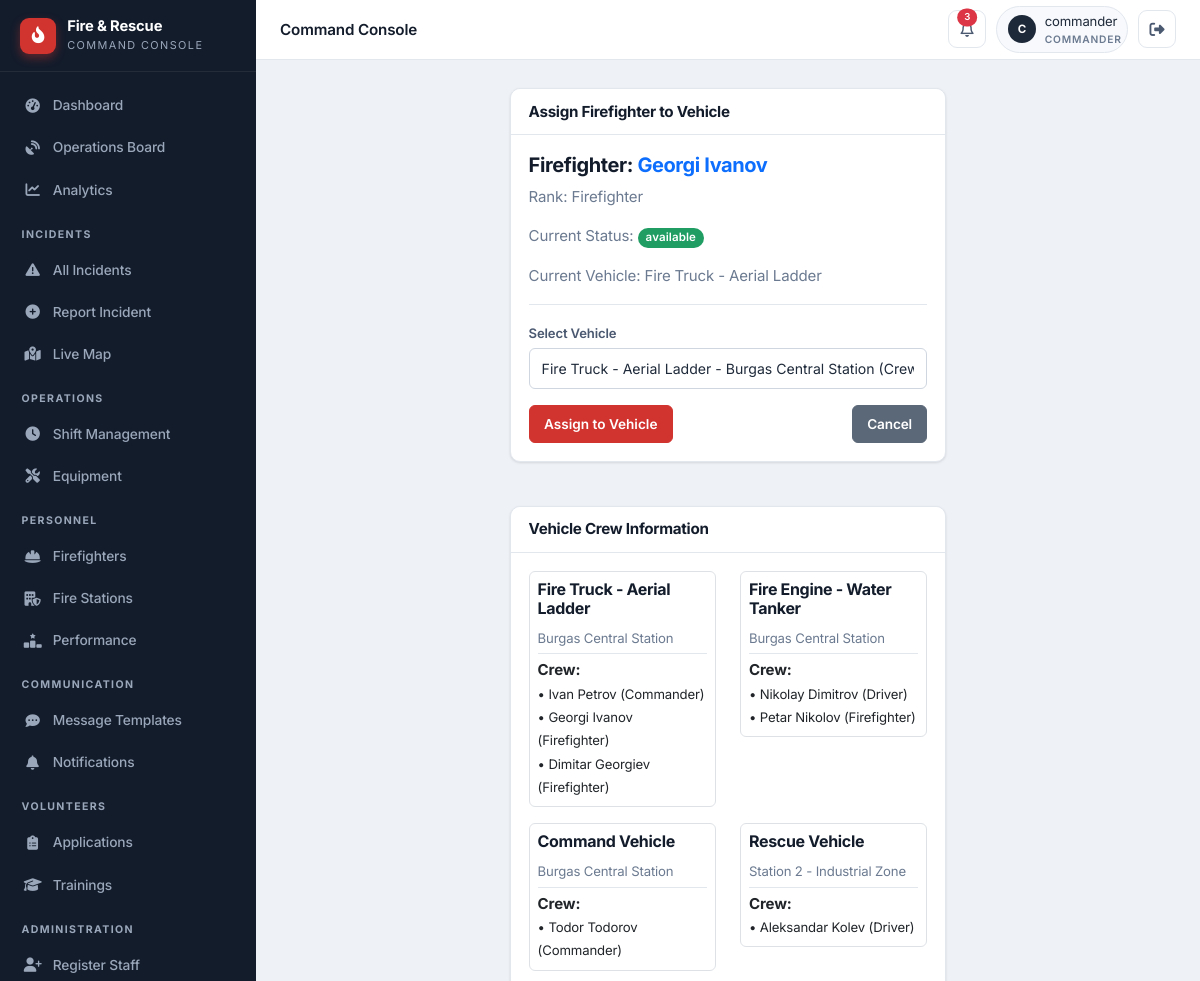
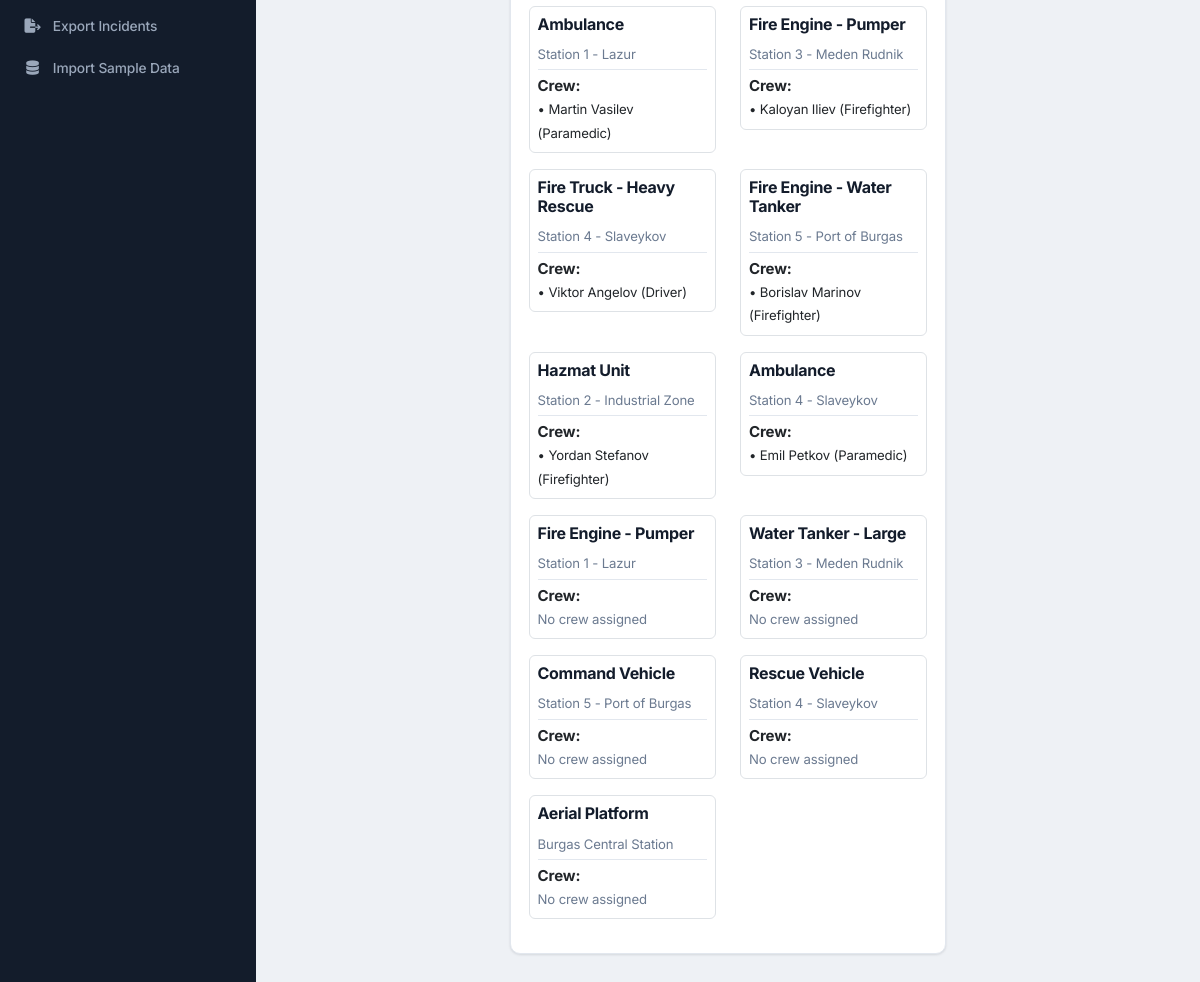
Page /staff/firefighter/2/assign (signed in) on the committed database (2 pictures, top to bottom).
### app/models/firefighter.py (models this page shows)
class Firefighter(db.Model):
    id = db.Column(db.Integer, primary_key=True)
    name = db.Column(db.String(100), nullable=False)
    rank = db.Column(db.String(50))
    status = db.Column(db.String(20), default='available')
    vehicle_id = db.Column(db.Integer, db.ForeignKey('vehicle.id'), nullable=True)
    station_id = db.Column(db.Integer, db.ForeignKey('fire_station.id'), nullable=True)
    user_id = db.Column(db.Integer, db.ForeignKey('user_model.id'), nullable=True, unique=True)
    user = db.relationship('UserModel', foreign_keys=[user_id], backref='firefighter_profile')
    employee_id = db.Column(db.String(20), unique=True, nullable=True)
    phone = db.Column(db.String(20), nullable=True)
    hire_date = db.Column(db.DateTime, nullable=True)
    last_active = db.Column(db.DateTime, nullable=True)
    current_shift_id = db.Column(db.Integer, db.ForeignKey('shift.id'), nullable=True)
    current_shift = db.relationship('Shift', foreign_keys=[current_shift_id], back_populates='firefighter')
    shifts = db.relationship('Shift', foreign_keys='Shift.firefighter_id', back_populates='firefighter')

### app/models/vehicle.py (models this page shows)
class Vehicle(db.Model):
    id = db.Column(db.Integer, primary_key=True)
    type = db.Column(db.String(50))
    location = db.Column(db.String(200))
    latitude = db.Column(db.Float, nullable=True)
    longitude = db.Column(db.Float, nullable=True)
    last_updated = db.Column(db.DateTime, default=datetime.datetime.utcnow, onupdate=datetime.datetime.utcnow)
    speed = db.Column(db.Float, nullable=True)
    heading = db.Column(db.Integer, nullable=True)
    status = db.Column(db.String(20), default='station')
    station_id = db.Column(db.Integer, db.ForeignKey('fire_station.id'), nullable=True)
    current_incident_id = db.Column(db.Integer, db.ForeignKey('incident.id'), nullable=True)
    route_polyline = db.Column(db.Text, nullable=True)      # JSON list of [lat, lng] along the road
    route_started_at = db.Column(db.DateTime, nullable=True)  # when the vehicle began driving
    route_total_seconds = db.Column(db.Float, nullable=True)  # animation duration (sped up for demo)
    route_real_seconds = db.Column(db.Float, nullable=True)   # real OSRM driving time, for ETA display
    route_distance_m = db.Column(db.Float, nullable=True)     # real route distance in meters
    route_dest_lat = db.Column(db.Float, nullable=True)
    route_dest_lng = db.Column(db.Float, nullable=True)
    current_incident = db.relationship('Incident', foreign_keys=[current_incident_id])
    firefighters = db.relationship('Firefighter', backref='assigned_vehicle', lazy=True)

### app/routes/firefighters.py (the view, shortened to what this page needs)
@firefighters_bp.route('/staff/firefighter/<int:firefighter_id>/assign', methods=['GET', 'POST'])
@login_required
@role_required('commander', 'dispatcher')
def assign_firefighter(firefighter_id):
    firefighter = Firefighter.query.get_or_404(firefighter_id)
    vehicles = Vehicle.query.all()
    return render_template('staff/personnel/assign_firefighter.html',
                           firefighter=firefighter,
                           vehicles=vehicles)

### app/utils.py (called while the page is built)
def login_required(f):
    @wraps(f)
    def decorated_function(*args, **kwargs):
        if not session.get('logged_in'):
            flash('Please login to access the staff portal.', 'warning')
            return redirect(url_for('auth.staff_login'))
        return f(*args, **kwargs)
    return decorated_function

def role_required(*roles):
    def decorator(f):
        @wraps(f)
        def decorated_function(*args, **kwargs):
            if not session.get('logged_in'):
                flash('Please login to access the staff portal.', 'warning')
                return redirect(url_for('auth.staff_login'))
            if session.get('user_role') not in roles:
                flash('Unauthorized access. This incident has been logged.', 'danger')
                return redirect(url_for('dashboard.staff_dashboard'))
            return f(*args, **kwargs)
        return decorated_function
    return decorator

### app/templates/staff/personnel/assign_firefighter.html (shortened to what this page needs)
{% extends "staff/base.html" %}
{% block content %}
<div class="row"><div class="col-md-6 offset-md-3"><div class="card"><div class="card-header bg-dark text-white"><h4>Assign Firefighter to Vehicle</h4></div><div class="card-body">
    <div class="mb-3"><h5>Firefighter: <span class="text-primary">{{ firefighter.name }}</span></h5><p class="text-muted">Rank: {{ firefighter.rank }}</p><p class="text-muted">Current Status: <span class="badge bg-{% if firefighter.status == 'available' %}success{% elif firefighter.status == 'on_duty' %}primary{% elif firefighter.status == 'vacation' %}warning{% else %}secondary{% endif %}">{{ firefighter.status }}</span></p><p class="text-muted">Current Vehicle: {% if firefighter.assigned_vehicle %}{{ firefighter.assigned_vehicle.type }}{% else %}<span class="text-warning">Not assigned</span>{% endif %}</p></div>
    <hr>
    <form method="POST" action="{{ url_for('personnel.assign_firefighter', firefighter_id=firefighter.id) }}">
        <div class="mb-3"><label class="form-label">Select Vehicle</label><select name="vehicle_id" class="form-select">{% for vehicle in vehicles %}<option value="{{ vehicle.id }}" {% if firefighter.assigned_vehicle and firefighter.assigned_vehicle.id == vehicle.id %}selected{% endif %}>{{ vehicle.type }} - </option>{% endfor %}</select></div>
        <div class="d-flex justify-content-between"><button type="submit" class="btn btn-primary">Assign to Vehicle</button><a href="{{ url_for('personnel.list_firefighters') }}" class="btn btn-secondary">Cancel</a></div>
    </form>
</div></div></div></div>
<div class="row mt-4"><div class="col-md-6 offset-md-3"><div class="card"><div class="card-header bg-dark text-white"><h5>Vehicle Crew Information</h5></div><div class="card-body"><div class="row">{% for vehicle in vehicles %}<div class="col-md-6 mb-3"><div class="border rounded p-2"><h6>{{ vehicle.type }}</h6><small class="text-muted">{{ vehicle.location }}</small><hr class="my-1"><strong>Crew:</strong>{% if vehicle.firefighters %}<ul class="list-unstyled mb-0">{% for f in vehicle.firefighters %}<li><small>• {{ f.name }} ({{ f.rank }})</small></li>{% endfor %}</ul>{% else %}<p class="text-muted mb-0"><small>No crew assigned</small></p>{% endif %}</div></div>{% endfor %}</div></div></div></div></div>
{% endblock %}

### app/static/css/theme.css (style rules this page uses)
:root { --bg: #eef1f5; --surface: #ffffff; --surface-2: #f7f9fc; --border: #e2e7ee; --border-strong: #cfd6e0; --ink: #131c2b; --ink-2: #1d2838; --ink-3: #2a3650; --ink-soft: #3a4860; --text: #1f2a3a; --text-2: #4a5870; --muted: #6b7a90; --on-dark: #e7ecf3; --on-dark-muted: #9aa7ba; --accent: #d1342f; --accent-dark: #ab2420; --accent-soft: #fdeceb; --success: #1f9d63; --success-soft: #e6f5ed; --warning: #d98a17; --warning-soft: #fbf1de; --info: #2b6cb0; --info-soft: #e6f0f9; --danger: #d1342f; --danger-soft: #fdeceb; --r-sm: 6px; --r: 10px; --r-lg: 14px; --shadow-xs: 0 1px 2px rgba(19, 28, 43, 0.06); --shadow-sm: 0 1px 3px rgba(19, 28, 43, 0.08), 0 1px 2px rgba(19, 28, 43, 0.04); --shadow-md: 0 4px 12px rgba(19, 28, 43, 0.08); --shadow-lg: 0 12px 28px rgba(19, 28, 43, 0.12); --sidebar-w: 256px; --topbar-h: 60px; --spacing-xs: 0.25rem; --spacing-sm: 0.5rem; --spacing-md: 1rem; --spacing-lg: 1.5rem; --spacing-xl: 2rem; --border-radius: var(--r); --border-radius-sm: var(--r-sm); --border-radius-lg: var(--r-lg); --primary-color: var(--accent); --secondary-color: var(--muted); --danger-color: var(--danger); }
* { box-sizing: border-box; }
html { -webkit-text-size-adjust: 100%; }
body { font-family: 'Inter', -apple-system, BlinkMacSystemFont, 'Segoe UI', Roboto, sans-serif; color: var(--text); background: var(--bg); font-size: 0.94rem; line-height: 1.55; letter-spacing: -0.01em; -webkit-font-smoothing: antialiased; text-rendering: optimizeLegibility; }
h1, h2, h3, h4, h5, h6 { color: var(--ink); font-weight: 700; letter-spacing: -0.02em; }
a { text-decoration: none; }
.text-muted { color: var(--muted) !important; }

### app/static/css/main.css (style rules this page uses)
.card { border: 1px solid var(--border); border-radius: var(--r); box-shadow: var(--shadow-sm); background: var(--surface); margin-bottom: 1.25rem; }
.card-header { border-bottom: 1px solid var(--border); background: transparent; font-weight: 600; color: var(--ink); padding: 0.85rem 1.1rem; border-radius: var(--r) var(--r) 0 0 !important; }
.card-header h5, .card-header h4, .card-header h6 { margin: 0; font-size: 0.95rem; }
.card-body { padding: 1.1rem; }
.card-header.bg-dark, .card-header.bg-danger, .card-header.bg-primary, .card-header.bg-secondary { background: var(--surface) !important; color: var(--ink) !important; border-bottom: 1px solid var(--border) !important; }
.btn { border-radius: var(--r-sm); font-weight: 600; font-size: 0.85rem; padding: 0.5rem 0.9rem; transition: all 0.15s; border-width: 1px; }
.btn-primary, .btn-danger { background: var(--accent); border-color: var(--accent); color: #fff; }
.btn-secondary { background: #5b6878; border-color: #5b6878; }
.form-label { font-weight: 600; font-size: 0.82rem; color: var(--text-2); margin-bottom: 0.3rem; }
.form-control, .form-select { border-radius: var(--r-sm); border: 1px solid var(--border-strong); padding: 0.55rem 0.75rem; font-size: 0.88rem; color: var(--text); background: var(--surface); }
.badge { font-weight: 600; padding: 0.4em 0.7em; border-radius: 999px; font-size: 0.72rem; letter-spacing: 0.01em; }
.badge.bg-success { background: var(--success) !important; }
hr { border-color: var(--border); opacity: 1; }

### rows in the picture
Firefighter: name "Georgi Ivanov", rank "Firefighter", status "available"
Vehicle: assigned_vehicle.type "Fire Truck - Aerial Ladder", type "Fire Truck - Aerial Ladder", location "Burgas Central Station"
Firefighter: name "Ivan Petrov", rank "Commander"
Firefighter: name "Dimitar Georgiev", rank "Firefighter"
Vehicle: type "Fire Engine - Water Tanker", location "Burgas Central Station"
Firefighter: name "Nikolay Dimitrov", rank "Driver"
Firefighter: name "Petar Nikolov", rank "Firefighter"
Vehicle: type "Command Vehicle", location "Burgas Central Station"
Firefighter: name "Todor Todorov", rank "Commander"
Vehicle: type "Rescue Vehicle", location "Station 2 - Industrial Zone"
Firefighter: name "Aleksandar Kolev", rank "Driver"
Vehicle: type "Ambulance", location "Station 1 - Lazur"
Firefighter: name "Martin Vasilev", rank "Paramedic"
Vehicle: type "Fire Engine - Pumper", location "Station 3 - Meden Rudnik"
Firefighter: name "Kaloyan Iliev", rank "Firefighter"
Vehicle: type "Fire Truck - Heavy Rescue", location "Station 4 - Slaveykov"
Firefighter: name "Viktor Angelov", rank "Driver"
Vehicle: type "Fire Engine - Water Tanker", location "Station 5 - Port of Burgas"
Firefighter: name "Borislav Marinov", rank "Firefighter"
Vehicle: type "Hazmat Unit", location "Station 2 - Industrial Zone"
Firefighter: name "Yordan Stefanov", rank "Firefighter"
Vehicle: type "Ambulance", location "Station 4 - Slaveykov"
Firefighter: name "Emil Petkov", rank "Paramedic"
Vehicle: type "Fire Engine - Pumper", location "Station 1 - Lazur", shows "No crew assigned"
Vehicle: type "Water Tanker - Large", location "Station 3 - Meden Rudnik", shows "No crew assigned"
Vehicle: type "Command Vehicle", location "Station 5 - Port of Burgas", shows "No crew assigned"
Vehicle: type "Rescue Vehicle", location "Station 4 - Slaveykov", shows "No crew assigned"
Vehicle: type "Aerial Platform", location "Burgas Central Station", shows "No crew assigned"

### other values in the picture
{{ (session.user_name or '?')[0]|upper }} "C"
{{ session.user_name }} "commander"
{{ session.user_role }} "COMMANDER"
form field vehicle_id "Fire Truck - Aerial Ladder - Burgas Central Station (Crew: 3 members)"
